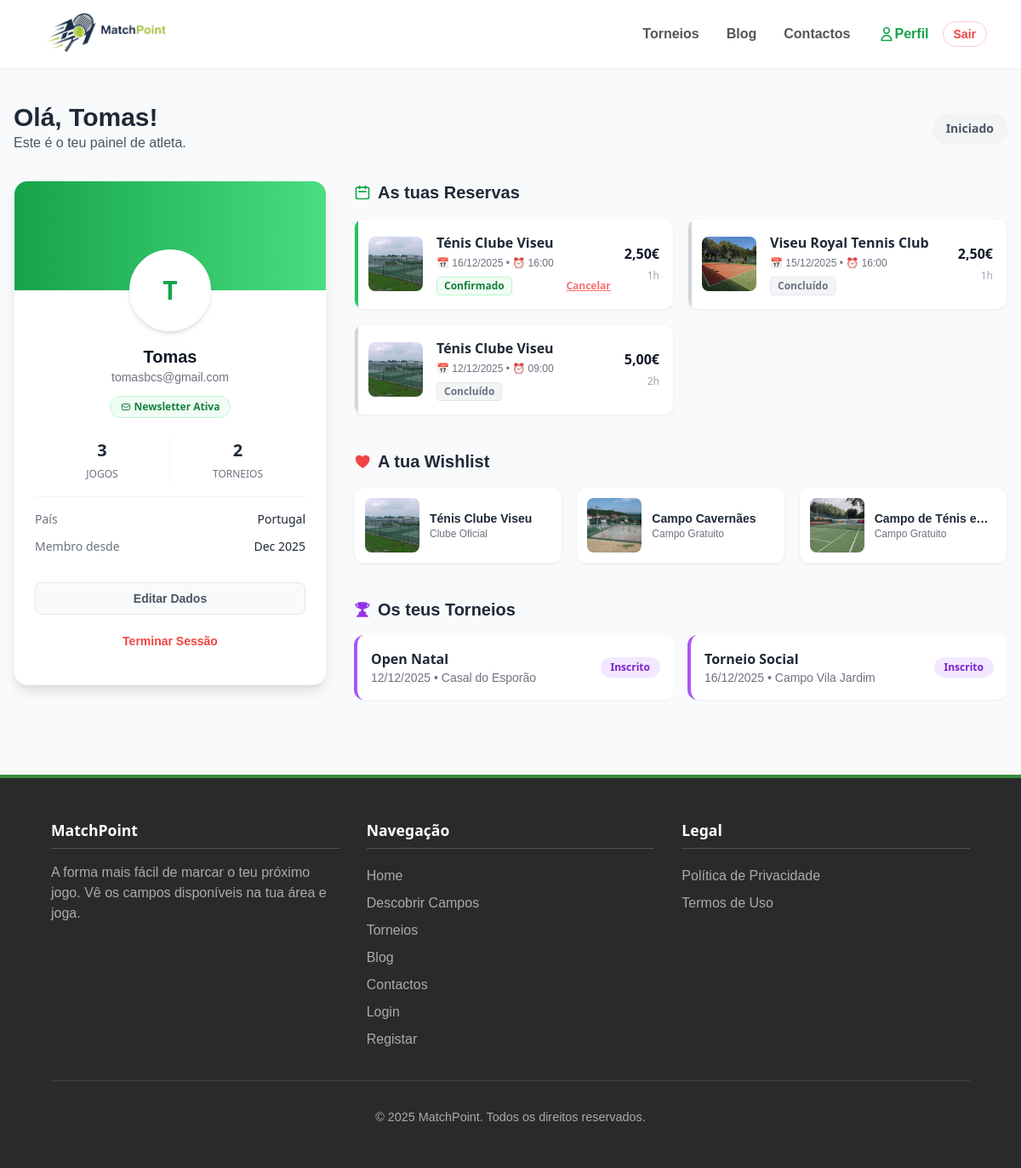
/perfil.php (signed in), run on the app's committed database.
### tables this page shows
CREATE TABLE IF NOT EXISTS `utilizadores` (
  `id` int NOT NULL AUTO_INCREMENT,
  `nome` varchar(100) NOT NULL,
  `email` varchar(100) NOT NULL,
  `password` varchar(255) NOT NULL,
  `data_nascimento` date DEFAULT NULL,
  `genero` varchar(50) DEFAULT NULL,
  `pais` varchar(50) DEFAULT NULL,
  `telemovel` varchar(20) DEFAULT NULL,
  `data_registo` datetime DEFAULT CURRENT_TIMESTAMP,
  `is_admin` tinyint(1) DEFAULT '0',
  PRIMARY KEY (`id`),
  UNIQUE KEY `email` (`email`)
);

CREATE TABLE IF NOT EXISTS `reservas` (
  `id` int NOT NULL AUTO_INCREMENT,
  `user_id` int NOT NULL,
  `campo_id` int NOT NULL,
  `data_jogo` date NOT NULL,
  `hora_inicio` time NOT NULL,
  `duracao` int NOT NULL DEFAULT '1',
  `preco_total` decimal(10,2) NOT NULL,
  `data_reserva` datetime DEFAULT CURRENT_TIMESTAMP,
  PRIMARY KEY (`id`),
  KEY `user_id` (`user_id`),
  KEY `campo_id` (`campo_id`),
  CONSTRAINT `reservas_ibfk_1` FOREIGN KEY (`user_id`) REFERENCES `utilizadores` (`id`),
  CONSTRAINT `reservas_ibfk_2` FOREIGN KEY (`campo_id`) REFERENCES `campos` (`id`)
);

CREATE TABLE IF NOT EXISTS `campos` (
  `id` int NOT NULL AUTO_INCREMENT,
  `nome` varchar(255) NOT NULL,
  `subtitulo` varchar(255) NOT NULL,
  `imagem_hero` varchar(255) NOT NULL,
  `tipo_badge` varchar(50) NOT NULL,
  `descricao_principal` text NOT NULL,
  `infraestruturas_html` text NOT NULL,
  `dimensoes_texto` text NOT NULL,
  `mapa_src` text NOT NULL,
  `coordenadas_html` text NOT NULL,
  `horario_texto` varchar(255) NOT NULL,
  `fecho` int DEFAULT '20',
  `preco_por_hora` decimal(10,2) DEFAULT '0.00',
  PRIMARY KEY (`id`)
);

CREATE TABLE IF NOT EXISTS `inscricoes_torneios` (
  `id` int NOT NULL AUTO_INCREMENT,
  `user_id` int NOT NULL,
  `torneio_id` int NOT NULL,
  `data_inscricao` datetime DEFAULT CURRENT_TIMESTAMP,
  `pago` tinyint(1) DEFAULT '0',
  PRIMARY KEY (`id`),
  KEY `user_id` (`user_id`),
  KEY `torneio_id` (`torneio_id`),
  CONSTRAINT `inscricoes_torneios_ibfk_1` FOREIGN KEY (`user_id`) REFERENCES `utilizadores` (`id`),
  CONSTRAINT `inscricoes_torneios_ibfk_2` FOREIGN KEY (`torneio_id`) REFERENCES `torneios` (`id`)
);

CREATE TABLE IF NOT EXISTS `torneios` (
  `id` int NOT NULL AUTO_INCREMENT,
  `nome` varchar(255) NOT NULL,
  `data_evento` date NOT NULL,
  `hora` time NOT NULL,
  `local` varchar(255) NOT NULL,
  `nivel` varchar(50) NOT NULL,
  `preco` decimal(10,2) NOT NULL DEFAULT '0.00',
  `imagem` varchar(255) NOT NULL,
  `descricao` text,
  `estado` enum('Aberto','Fechado','Decorrer','Terminado') DEFAULT 'Aberto',
  PRIMARY KEY (`id`)
);

### perfil.php (the view, shortened to what this page needs)
<?php
require('includes/connection.php');
require('includes/header.php');
$id_user = $_SESSION['user_id'];
$stmt = $dbh->prepare("SELECT * FROM utilizadores WHERE id = ?");
$stmt->execute([$id_user]);
$user = $stmt->fetch(PDO::FETCH_OBJ);
$sql_reservas = "SELECT r.*, c.nome as nome_campo, c.imagem_hero, c.subtitulo
                 FROM reservas r
                 JOIN campos c ON r.campo_id = c.id
                 WHERE r.user_id = ?
                 ORDER BY r.data_jogo DESC, r.hora_inicio DESC";
$stmt_res = $dbh->prepare($sql_reservas);
$stmt_res->execute([$id_user]);
$reservas = $stmt_res->fetchAll(PDO::FETCH_OBJ);
$sql_torneios = "SELECT t.*, it.data_inscricao
                 FROM inscricoes_torneios it
                 JOIN torneios t ON it.torneio_id = t.id
                 WHERE it.user_id = ?
                 ORDER BY t.data_evento ASC";
$stmt_torn = $dbh->prepare($sql_torneios);
$stmt_torn->execute([$id_user]);
$meus_torneios = $stmt_torn->fetchAll(PDO::FETCH_OBJ);
$sql_favs = "SELECT c.id, c.nome, c.imagem_hero, c.preco_por_hora
             FROM favoritos f
             JOIN campos c ON f.campo_id = c.id
             WHERE f.user_id = ?";
$stmt_fav = $dbh->prepare($sql_favs);
$stmt_fav->execute([$id_user]);
$meus_favoritos = $stmt_fav->fetchAll(PDO::FETCH_OBJ);
$nivel_nome = "Iniciado";
$nivel_cor = "bg-gray-100 text-gray-600";
$stmt_news = $dbh->prepare("SELECT id FROM newsletter WHERE email = ?");
$stmt_news->execute([$user->email]);
$newsletter_ativa = $stmt_news->rowCount() > 0;
?>
<main class="max-w-7xl mx-auto px-4 py-10 relative">
    <div class="mb-8 flex items-center justify-between">
        <div>
            <h1 class="text-3xl font-bold text-gray-800">Olá, <?= ucfirst(explode(' ', $user->nome)[0]) ?>!</h1>
            <p class="text-gray-600">Este é o teu painel de atleta.</p>
        </div>
        <div class="hidden md:block">
            <span class="<?= $nivel_cor ?> text-sm font-bold px-4 py-2 rounded-full shadow-sm cursor-default">
                <?= $nivel_nome ?>
            </span>
        </div>
    </div>
    <div class="grid grid-cols-1 lg:grid-cols-12 gap-8">
        <div class="lg:col-span-4 xl:col-span-3">
            <div class="bg-white rounded-2xl shadow-lg border border-gray-100 overflow-hidden sticky top-24">
                <div class="h-32 bg-gradient-to-r from-green-600 to-green-400 relative"></div>
                <div class="px-6 relative">
                    <div class="absolute -top-12 left-1/2 transform -translate-x-1/2">
                        <div class="h-24 w-24 bg-white rounded-full flex items-center justify-center border-4 border-white shadow-md text-3xl font-bold text-green-600 uppercase">
                            <?= strtoupper(substr($user->nome, 0, 1)) ?>
                        </div>
                    </div>
                </div>
                <div class="pt-16 pb-8 px-6 text-center">
                    <h2 class="text-xl font-bold text-gray-900"><?= htmlspecialchars(ucwords($user->nome)) ?></h2>
                    <p class="text-sm text-gray-500 mb-3"><?= htmlspecialchars($user->email) ?></p>
                    <?php if($newsletter_ativa): ?>
                        <div class="mb-6">
                            <span class="inline-flex items-center gap-1 bg-green-50 text-green-700 text-xs font-bold px-3 py-1 rounded-full border border-green-200 cursor-help" title="Recebes as nossas novidades">
                                <svg class="w-3 h-3" fill="none" stroke="currentColor" viewBox="0 0 24 24"><path stroke-linecap="round" stroke-linejoin="round" stroke-width="2" d="M3 8l7.89 5.26a2 2 0 002.22 0L21 8M5 19h14a2 2 0 002-2V7a2 2 0 00-2-2H5a2 2 0 00-2 2v10a2 2 0 002 2z"></path></svg>
                                Newsletter Ativa
                            </span>
                        </div>
                    <?php endif; ?>
                    <div class="flex justify-between border-b border-gray-100 pb-4 mb-4">
                        <div class="text-center w-1/2 border-r border-gray-100">
                            <span class="block text-xl font-bold text-gray-800"><?= count($reservas) ?></span>
                            <span class="text-xs text-gray-500 uppercase">Jogos</span>
                        </div>
                        <div class="text-center w-1/2">
                            <span class="block text-xl font-bold text-gray-800"><?= count($meus_torneios) ?></span>
                            <span class="text-xs text-gray-500 uppercase">Torneios</span>
                        </div>
                    </div>
                    <div class="space-y-3 text-left text-sm">
                        <div class="flex justify-between">
                            <span class="text-gray-500">País</span>
                            <span class="font-medium text-gray-800"><?= $user->pais ?? 'Portugal' ?></span>
                        </div>
                        <div class="flex justify-between">
                            <span class="text-gray-500">Membro desde</span>
                            <span class="font-medium text-gray-800"><?= date('M Y', strtotime($user->data_registo)) ?></span>
                        </div>
                    </div>
                    <div class="mt-8 space-y-3">
                        <a href="editar_perfil.php" class="block w-full py-2 bg-gray-50 text-gray-600 font-bold rounded-lg hover:bg-gray-100 transition text-sm border border-gray-200 no-underline text-center">
                            Editar Dados
                        </a>
                        <a href="logout.php" class="block w-full py-2 text-red-500 font-bold rounded-lg hover:bg-red-50 transition text-sm border border-transparent hover:border-red-100 no-underline text-center">
                            Terminar Sessão
                        </a>
                    </div>
                </div>
            </div>
        </div>
        <div class="lg:col-span-8 xl:col-span-9 space-y-10">
            <div>
                <h2 class="text-xl font-bold text-gray-800 mb-4 flex items-center gap-2">
                    <svg class="w-5 h-5 text-green-600" fill="none" stroke="currentColor" viewBox="0 0 24 24"><path stroke-linecap="round" stroke-linejoin="round" stroke-width="2" d="M8 7V3m8 4V3m-9 8h10M5 21h14a2 2 0 002-2V7a2 2 0 00-2-2H5a2 2 0 00-2 2v12a2 2 0 002 2z"></path></svg>
                    As tuas Reservas
                </h2>
                <?php if (count($reservas) > 0): ?>
                    <div class="grid grid-cols-1 md:grid-cols-2 gap-4">
                        <?php foreach($reservas as $reserva):
                            $timestamp_jogo = strtotime($reserva->data_jogo . ' ' . $reserva->hora_inicio);
                            $jogoPassado = $timestamp_jogo < time();
                            $corStatus = $jogoPassado ? 'bg-gray-100 text-gray-500 border-gray-200' : 'bg-green-50 text-green-700 border-green-200';
                            $textoStatus = $jogoPassado ? 'Concluído' : 'Confirmado';
                        ?>
                            <div class="bg-white rounded-xl p-4 shadow-sm border border-gray-100 flex gap-4 items-center hover:shadow-md transition relative overflow-hidden group">
                                <div class="absolute left-0 top-0 bottom-0 w-1 <?= $jogoPassado ? 'bg-gray-300' : 'bg-green-500' ?>"></div>
                                <img src="<?= $reserva->imagem_hero ?>" class="w-16 h-16 rounded-lg object-cover bg-gray-100">
                                <div class="flex-1 min-w-0">
                                    <h4 class="font-bold text-gray-800 truncate"><?= $reserva->nome_campo ?></h4>
                                    <p class="text-xs text-gray-500 flex items-center gap-1 mt-1">
                                        📅 <?= date('d/m/Y', strtotime($reserva->data_jogo)) ?> • ⏰ <?= date('H:i', strtotime($reserva->hora_inicio)) ?>
                                    </p>
                                    <div class="mt-2 flex items-center justify-between">
                                        <span class="inline-block text-xs font-bold px-2 py-0.5 rounded border <?= $corStatus ?>"><?= $textoStatus ?></span>
                                        <?php if(!$jogoPassado): ?>
                                            <button onclick="abrirModalCancelamento('cancelar_reserva.php?id=<?= $reserva->id ?>')" class="text-red-400 hover:text-red-600 text-xs font-bold underline ml-2 cursor-pointer bg-transparent border-none">Cancelar</button>
                                        <?php endif; ?>
                                    </div>
                                </div>
                                <div class="text-right">
                                    <span class="block font-bold text-gray-900"><?= str_replace('.', ',', $reserva->preco_total) ?>€</span>
                                    <span class="text-xs text-gray-400"><?= $reserva->duracao ?>h</span>
                                </div>
                            </div>
                        <?php endforeach; ?>
                    </div>
                <?php endif; ?>
            </div>
            <div>
                <h2 class="text-xl font-bold text-gray-800 mb-4 flex items-center gap-2">
                    A tua Wishlist
                </h2>
                <?php if (count($meus_favoritos) > 0): ?>
                    <div class="grid grid-cols-1 sm:grid-cols-2 lg:grid-cols-3 gap-4">
                        <?php foreach($meus_favoritos as $fav): ?>
                            <a href="detalhe_campo.php?id=<?= $fav->id ?>" class="bg-white rounded-xl p-3 shadow-sm border border-gray-100 hover:shadow-md transition flex items-center gap-3 no-underline group">
                                <img src="<?= $fav->imagem_hero ?>" class="w-16 h-16 rounded-lg object-cover bg-gray-100 group-hover:scale-105 transition">
                                <div class="min-w-0">
                                    <h4 class="font-bold text-gray-800 text-sm truncate group-hover:text-green-600 transition"><?= $fav->nome ?></h4>
                                    <p class="text-xs text-gray-500"><?= $fav->preco_por_hora > 0 ? 'Clube Oficial' : 'Campo Gratuito' ?></p>
                                </div>
                            </a>
                        <?php endforeach; ?>
                    </div>
                <?php endif; ?>
            </div>
            <div>
                <h2 class="text-xl font-bold text-gray-800 mb-4 flex items-center gap-2">
                    Os teus Torneios
                </h2>
                <?php if (count($meus_torneios) > 0): ?>
                    <div class="grid grid-cols-1 md:grid-cols-2 gap-4">
                        <?php foreach($meus_torneios as $t): ?>
                            <div class="bg-white rounded-xl p-4 shadow-sm border-l-4 border-purple-500 flex justify-between items-center hover:shadow-md transition">
                                <div>
                                    <h4 class="font-bold text-gray-800"><?= $t->nome ?></h4>
                                    <p class="text-sm text-gray-500"><?= date('d/m/Y', strtotime($t->data_evento)) ?> • <?= $t->local ?></p>
                                </div>
                                <span class="bg-purple-100 text-purple-700 text-xs font-bold px-3 py-1 rounded-full">Inscrito</span>
                            </div>
                        <?php endforeach; ?>
                    </div>
                <?php endif; ?>
            </div>
        </div>
    </div>
</main>
<?php require('includes/footer.php'); ?>

### css/comum.css (style rules this page uses)
body, h1, h2, h3, p, a { margin: 0; padding: 0; font-family: Arial, sans-serif; box-sizing: border-box; }

### includes/header.php (style rules this page uses)
h1, h2, h3, h4, h5, h6 { font-weight: 700 !important; }

### data on the page
utilizadores: nome "Tomas", nome "T", email "tomasbcs@gmail.com", pais "Portugal", data_registo "Dec 2025"
reservas: campo.imagem_hero (picture), campo.nome "Ténis Clube Viseu", data_jogo "16/12/2025", hora_inicio "16:00", preco_total "2,50", duracao "1"
reservas: campo.imagem_hero (picture), campo.nome "Viseu Royal Tennis Club", data_jogo "15/12/2025", hora_inicio "16:00", preco_total "2,50", duracao "1"
reservas: campo.imagem_hero (picture), campo.nome "Ténis Clube Viseu", data_jogo "12/12/2025", hora_inicio "09:00", preco_total "5,00", duracao "2"
campos: imagem_hero (picture), nome "Ténis Clube Viseu", preco_por_hora "Clube Oficial"
campos: imagem_hero (picture), nome "Campo Cavernães", preco_por_hora "Campo Gratuito"
campos: imagem_hero (picture), nome "Campo de Ténis e…", preco_por_hora "Campo Gratuito"
inscricoes_torneios: torneio.nome "Open Natal", torneio.data_evento "12/12/2025", torneio.local "Casal do Esporão"
inscricoes_torneios: torneio.nome "Torneio Social", torneio.data_evento "16/12/2025", torneio.local "Campo Vila Jardim"

### other printed values
$nivel_nome "Iniciado"
count($reservas) "3"
count($meus_torneios) "2"
